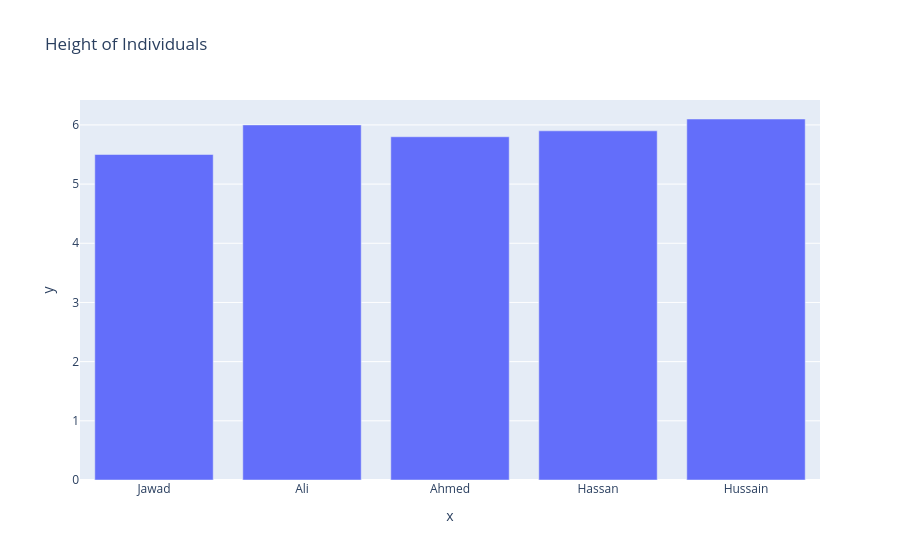

The code cell stored with this chart in its notebook:
### Code cell
name = ['Jawad', 'Ali', 'Ahmed', 'Hassan', 'Hussain']
height = [5.5, 6.0, 5.8, 5.9, 6.1]

#import plotly
import plotly.express as px

# Create a plotly figure
fig = px.bar(x=name, y=height, title='Height of Individuals')

# SHow the figure
fig.show()

#SAVE Plotly figure as in png format
fig.write_image("./Outputs/height_plot.png")

# save as standlone HTML file
fig.write_html("./Outputs/height_plot.html")

### Figure 1 — Plotly figure (JSON) as saved in the notebook; plotly's stock layout.template omitted (floating-point values rounded to 4 significant figures)
{"data": [{"hovertemplate": "x=%{x}<br>y=%{y}<extra></extra>", "legendgroup": "", "marker": {"color": "#636efa", "pattern": {"shape": ""}}, "name": "", "orientation": "v", "showlegend": false, "textposition": "auto", "type": "bar", "x": ["Jawad", "Ali", "Ahmed", "Hassan", "Hussain"], "xaxis": "x", "y": [5.5, 6.0, 5.8, 5.9, 6.1], "yaxis": "y"}], "layout": {"barmode": "relative", "legend": {"tracegroupgap": 0}, "title": {"text": "Height of Individuals"}, "xaxis": {"anchor": "y", "domain": [0, 1], "title": {"text": "x"}}, "yaxis": {"anchor": "x", "domain": [0, 1], "title": {"text": "y"}}}}
